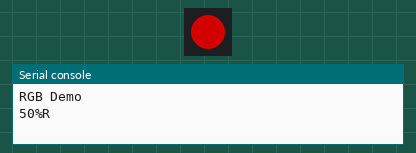
A program run on a simulated ESP32 board running MicroPython. On the bench: 1 RGB LEDs in strip order, left to right, the last lines printed to the serial console. Dim RGB values are drawn brighter than linear; library files of the repository ran but are not shown: 1 file(s).

Above: at 0.5 s.
At 1.5 s:
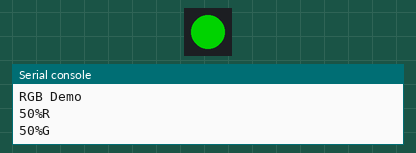
At 5.5 s:
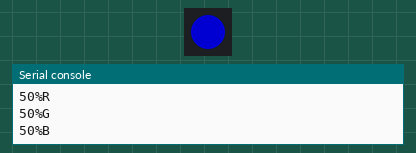
Timing chart, 0 to 6.9 s (numbered marks = the images above):
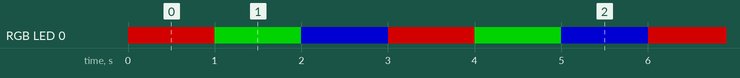

Measured:
- by itself, RGB LED 0: repeats every 3.0 s: RGB(0, 127, 0) 1.0 s, RGB(0, 0, 127) 1.0 s, RGB(127, 0, 0) 1.0 s
- by itself, everything shown: repeats every 3.0 s, in 3 steps

The program:

main.py
```python
from machine import Pin
from neopixel import NeoPixel
import time

pin = Pin(48, Pin.OUT)
np = NeoPixel(pin, 1)
np[0] = (10,0,0)
np.write()
r, g, b = np[0]

print("RGB Demo")

while True:

    print("50%R")
    np[0] = (127, 0, 0)
    np.write()
    time.sleep_ms(1000)

    print("50%G")
    np[0] = (0, 127, 0)
    np.write()
    time.sleep_ms(1000)

    print("50%B")
    np[0] = (0, 0, 127)
    np.write()
    time.sleep_ms(1000)
```
